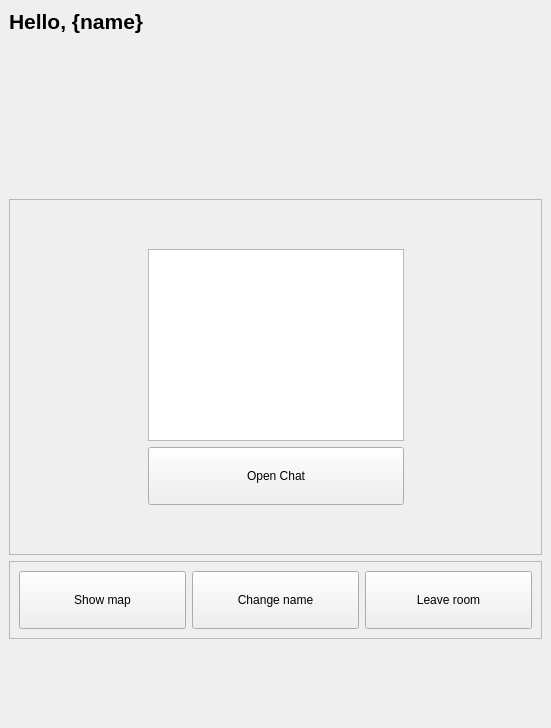
<?xml version="1.0" encoding="UTF-8"?>
<ui version="4.0">
 <class>MainWindow</class>
 <widget class="QMainWindow" name="MainWindow">
  <property name="geometry">
   <rect>
    <x>0</x>
    <y>0</y>
    <width>551</width>
    <height>728</height>
   </rect>
  </property>
  <property name="windowTitle">
   <string>MainWindow</string>
  </property>
  <property name="styleSheet">
   <string notr="true">QPushButton {
	height:50%;
	font: 16pt &quot;MS Shell Dlg 2&quot;;
}</string>
  </property>
  <widget class="QWidget" name="centralwidget">
   <layout class="QGridLayout" name="gridLayout">
    <item row="5" column="0">
     <spacer name="verticalSpacer_3">
      <property name="orientation">
       <enum>Qt::Vertical</enum>
      </property>
      <property name="sizeHint" stdset="0">
       <size>
        <width>20</width>
        <height>40</height>
       </size>
      </property>
     </spacer>
    </item>
    <item row="3" column="0">
     <widget class="QFrame" name="frame">
      <property name="frameShape">
       <enum>QFrame::StyledPanel</enum>
      </property>
      <property name="frameShadow">
       <enum>QFrame::Raised</enum>
      </property>
      <layout class="QGridLayout" name="gridLayout_2">
       <item row="1" column="0">
        <spacer name="horizontalSpacer">
         <property name="orientation">
          <enum>Qt::Horizontal</enum>
         </property>
         <property name="sizeHint" stdset="0">
          <size>
           <width>40</width>
           <height>20</height>
          </size>
         </property>
        </spacer>
       </item>
       <item row="0" column="1">
        <spacer name="verticalSpacer">
         <property name="orientation">
          <enum>Qt::Vertical</enum>
         </property>
         <property name="sizeHint" stdset="0">
          <size>
           <width>20</width>
           <height>40</height>
          </size>
         </property>
        </spacer>
       </item>
       <item row="3" column="1">
        <spacer name="verticalSpacer_2">
         <property name="orientation">
          <enum>Qt::Vertical</enum>
         </property>
         <property name="sizeHint" stdset="0">
          <size>
           <width>20</width>
           <height>40</height>
          </size>
         </property>
        </spacer>
       </item>
       <item row="1" column="2">
        <spacer name="horizontalSpacer_2">
         <property name="orientation">
          <enum>Qt::Horizontal</enum>
         </property>
         <property name="sizeHint" stdset="0">
          <size>
           <width>40</width>
           <height>20</height>
          </size>
         </property>
        </spacer>
       </item>
       <item row="1" column="1">
        <widget class="QListView" name="chat_viewer"/>
       </item>
       <item row="2" column="1">
        <widget class="QPushButton" name="open_chat_button">
         <property name="text">
          <string>Open Chat</string>
         </property>
        </widget>
       </item>
      </layout>
     </widget>
    </item>
    <item row="2" column="0">
     <spacer name="verticalSpacer_4">
      <property name="orientation">
       <enum>Qt::Vertical</enum>
      </property>
      <property name="sizeHint" stdset="0">
       <size>
        <width>20</width>
        <height>40</height>
       </size>
      </property>
     </spacer>
    </item>
    <item row="4" column="0">
     <widget class="QFrame" name="frame_2">
      <property name="frameShape">
       <enum>QFrame::StyledPanel</enum>
      </property>
      <property name="frameShadow">
       <enum>QFrame::Raised</enum>
      </property>
      <layout class="QHBoxLayout" name="horizontalLayout">
       <item>
        <widget class="QPushButton" name="show_map_button">
         <property name="text">
          <string>Show map</string>
         </property>
        </widget>
       </item>
       <item>
        <widget class="QPushButton" name="pushButton_2">
         <property name="text">
          <string>Change name</string>
         </property>
        </widget>
       </item>
       <item>
        <widget class="QPushButton" name="leave_room_button">
         <property name="text">
          <string>Leave room</string>
         </property>
        </widget>
       </item>
      </layout>
     </widget>
    </item>
    <item row="0" column="0">
     <widget class="QLabel" name="heading">
      <property name="text">
       <string>&lt;html&gt;&lt;head/&gt;&lt;body&gt;&lt;p&gt;&lt;span style=&quot; font-size:16pt; font-weight:700;&quot;&gt;Hello, {name}&lt;/span&gt;&lt;/p&gt;&lt;/body&gt;&lt;/html&gt;</string>
      </property>
     </widget>
    </item>
    <item row="1" column="0">
     <spacer name="verticalSpacer_5">
      <property name="orientation">
       <enum>Qt::Vertical</enum>
      </property>
      <property name="sizeHint" stdset="0">
       <size>
        <width>20</width>
        <height>40</height>
       </size>
      </property>
     </spacer>
    </item>
   </layout>
  </widget>
 </widget>
 <resources/>
 <connections/>
</ui>
